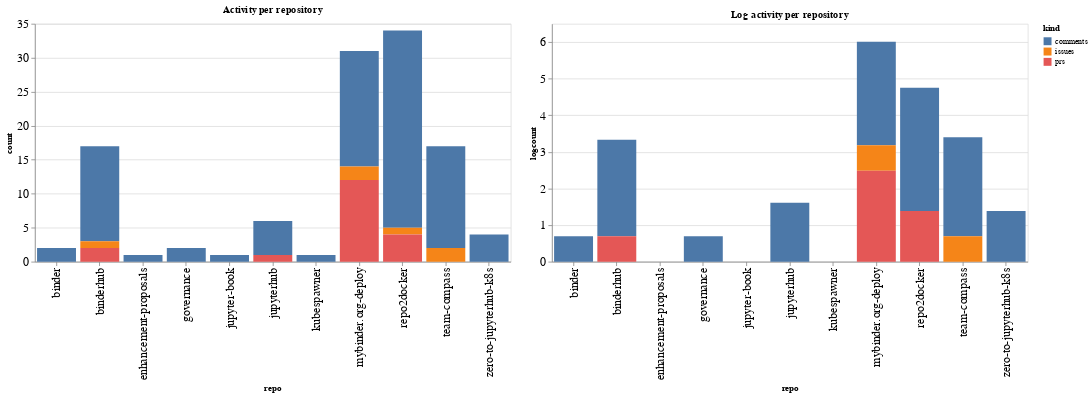

Here is the notebook cell this chart was saved with:
### Code cell
ch1 = alt.Chart(repo_summaries, width=600, title="Activity per repository").mark_bar().encode(
    x='repo',
    y='count',
    color='kind',
    tooltip="kind"
)

ch2 = alt.Chart(repo_summaries, width=600, title="Log activity per repository").mark_bar().encode(
    x='repo',
    y='logcount',
    color='kind',
    tooltip="kind"
)

ch1 | ch2

### Figure 1 — Vega-Lite specification as saved in the notebook (floating-point values rounded to 4 significant figures)
{"config": {"axisLeft": {"labelFontSize": 15}, "axisBottom": {"labelFontSize": 15}}, "hconcat": [{"mark": "bar", "encoding": {"color": {"type": "nominal", "field": "kind"}, "tooltip": {"type": "nominal", "field": "kind"}, "x": {"type": "nominal", "field": "repo"}, "y": {"type": "quantitative", "field": "count"}}, "title": "Activity per repository", "width": 600}, {"mark": "bar", "encoding": {"color": {"type": "nominal", "field": "kind"}, "tooltip": {"type": "nominal", "field": "kind"}, "x": {"type": "nominal", "field": "repo"}, "y": {"type": "quantitative", "field": "logcount"}}, "title": "Log activity per repository", "width": 600}], "data": {"name": "data-e95499b5275ddc38f20d298766dec8b2"}, "$schema": "https://vega.github.io/schema/vega-lite/v4.8.1.json", "datasets": {"data-e95499b5275ddc38f20d298766dec8b2": [{"repo": "binder", "kind": "comments", "count": 2, "logcount": 0.6931}, {"repo": "binderhub", "kind": "comments", "count": 14, "logcount": 2.639}, {"repo": "binderhub", "kind": "issues", "count": 1, "logcount": 0.0}, {"repo": "binderhub", "kind": "prs", "count": 2, "logcount": 0.6931}, {"repo": "enhancement-proposals", "kind": "comments", "count": 1, "logcount": 0.0}, {"repo": "governance", "kind": "comments", "count": 2, "logcount": 0.6931}, {"repo": "jupyter-book", "kind": "comments", "count": 1, "logcount": 0.0}, {"repo": "jupyterhub", "kind": "comments", "count": 5, "logcount": 1.609}, {"repo": "jupyterhub", "kind": "prs", "count": 1, "logcount": 0.0}, {"repo": "kubespawner", "kind": "comments", "count": 1, "logcount": 0.0}, {"repo": "mybinder.org-deploy", "kind": "comments", "count": 17, "logcount": 2.833}, {"repo": "mybinder.org-deploy", "kind": "issues", "count": 2, "logcount": 0.6931}, {"repo": "mybinder.org-deploy", "kind": "prs", "count": 12, "logcount": 2.485}, {"repo": "repo2docker", "kind": "comments", "count": 29, "logcount": 3.367}, {"repo": "repo2docker", "kind": "issues", "count": 1, "logcount": 0.0}, {"repo": "repo2docker", "kind": "prs", "count": 4, "logcount": 1.386}, {"repo": "team-compass", "kind": "comments", "count": 15, "logcount": 2.708}, {"repo": "team-compass", "kind": "issues", "count": 2, "logcount": 0.6931}, {"repo": "zero-to-jupyterhub-k8s", "kind": "comments", "count": 4, "logcount": 1.386}]}}
